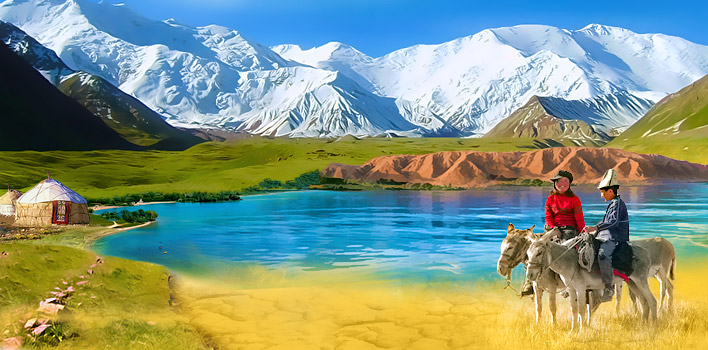
//> input picture k.jpg, 708 x 350 px
$ ./main   (built with g++ and OpenCV 4)
//> lines starting //> are read from the running program, lines starting //| are printed output that depends on the picture
#include <opencv2/opencv.hpp>
#include <cstdint>

int main(int argc, char const *argv[])
{
    const char *path;
    if (argc == 2)
        path = argv[1];
    else
        path = "k.jpg";


    cv::Mat image = cv::imread(path);
//> image is the input picture: 350 rows x 708 cols, CV_8UC3; mean B, G, R 129.8, 150.5, 131.5
    double hist_L[256] = {0};
    double hist_R[256] = {0};
    double hist_G[256] = {0};
    double hist_B[256] = {0};

    if (image.channels() == 3)
    {
        for (int i = 0; i < image.rows; i++)
            for (int j = 0; j < image.cols; j++)
            {
                cv::Vec3b intensity = image.at<cv::Vec3b>(i, j);
                int R = intensity.val[2];
                hist_R[R] += 1;
                int G = intensity.val[1];
                hist_G[G] += 1;
                int B = intensity.val[0];
                hist_B[B] += 1;
            }
//> after the loop, hist_R = 256 values, max 2385 at index 242, min 304 at index 1, mean 968; hist_G = 256 values, max 2982 at index 145, min 67 at index 1, mean 968; hist_B = 256 values, max 9583 at index 255, min 418 at index 124, mean 968
    }
    // printf("%d\n", argc);

    cv::Mat1b grey_image;
    cv::cvtColor (image, grey_image, cv::COLOR_BGR2GRAY);
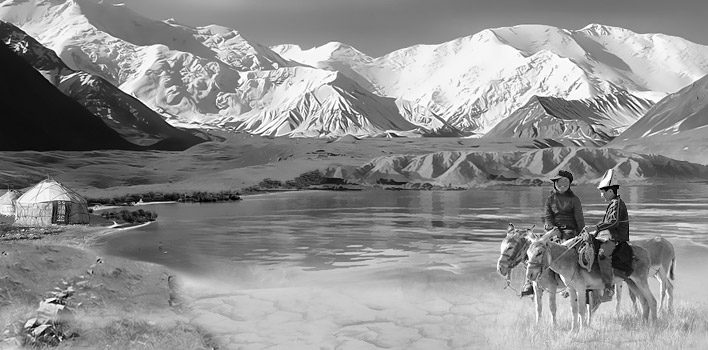
//> grey_image: 350 rows x 708 cols, CV_8UC1; min 0, max 255, mean 142.4

    for (int i = 0; i < grey_image.rows; ++i)
        for (int j = 0; j < grey_image.cols; ++j)
        {
            uint8_t L = grey_image.at<uint8_t>(i, j);
            // printf("%d\n", L);
            hist_L[L] += 1;
        }
//> after the loop, hist_L = 256 values, max 2618 at index 124, min 7 at index 0, mean 968

    double max = 0;

    for (int i = 0; i < 256; ++i)
    {
        if (hist_L[i] > max)
            max = hist_L[i];
        if (hist_R[i] > max)
            max = hist_R[i];
        if (hist_G[i] > max)
            max = hist_G[i];
        if (hist_B[i] > max)
            max = hist_B[i];
    }
//> this loop made 256 passes
//> max on passes 1, 256: 3508, 9583
//> after the loop, max = 9583

    for (int i = 0; i < 256; ++i)
    {
        hist_L[i] = (512 * hist_L[i] / max) * 2 / 3;
        hist_R[i] = (512 * hist_R[i] / max) * 2 / 3;
        hist_G[i] = (512 * hist_G[i] / max) * 2 / 3;
        hist_B[i] = (512 * hist_B[i] / max) * 2 / 3;
    }
//> after the loop, hist_L = 256 values, max 93.25 at index 124, min 0.249 at index 0, mean 34.48; hist_R = 256 values, max 84.95 at index 242, min 10.83 at index 1, mean 34.48; hist_G = 256 values, max 106.2 at index 145, min 2.39 at index 1, mean 34.48; hist_B = 256 values, max 341.3 at index 255, min 14.89 at index 124, mean 34.48
    cv::Mat plot(512, 512, CV_8UC3, cv::Scalar(0, 0, 0));
    for (int i = 0; i < 512; i++)
    {
        int j = i / 2;
        line(plot, cv::Point(i, 512), cv::Point(i, 512 - hist_L[j]), cv::Scalar(127, 127, 127), 1, 8, 0);
        line(plot, cv::Point(i, 512), cv::Point(i, 512 - hist_R[j]), cv::Scalar(  0,   0, 255), 1, 8, 0);
        line(plot, cv::Point(i, 512), cv::Point(i, 512 - hist_G[j]), cv::Scalar(  0, 255,   0), 1, 8, 0);
        line(plot, cv::Point(i, 512), cv::Point(i, 512 - hist_B[j]), cv::Scalar(255,   0,   0), 1, 8, 0);
    }
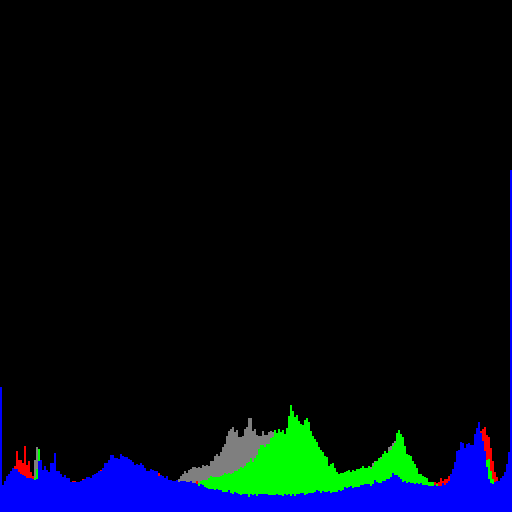
//> plot: 512 rows x 512 cols, CV_8UC3; mean B, G, R 18.5, 8.6, 1.7
    cv::namedWindow("Histogram");
    cv::imshow("Histogram", plot);
    cv::waitKey(0);
    return 0;
}
